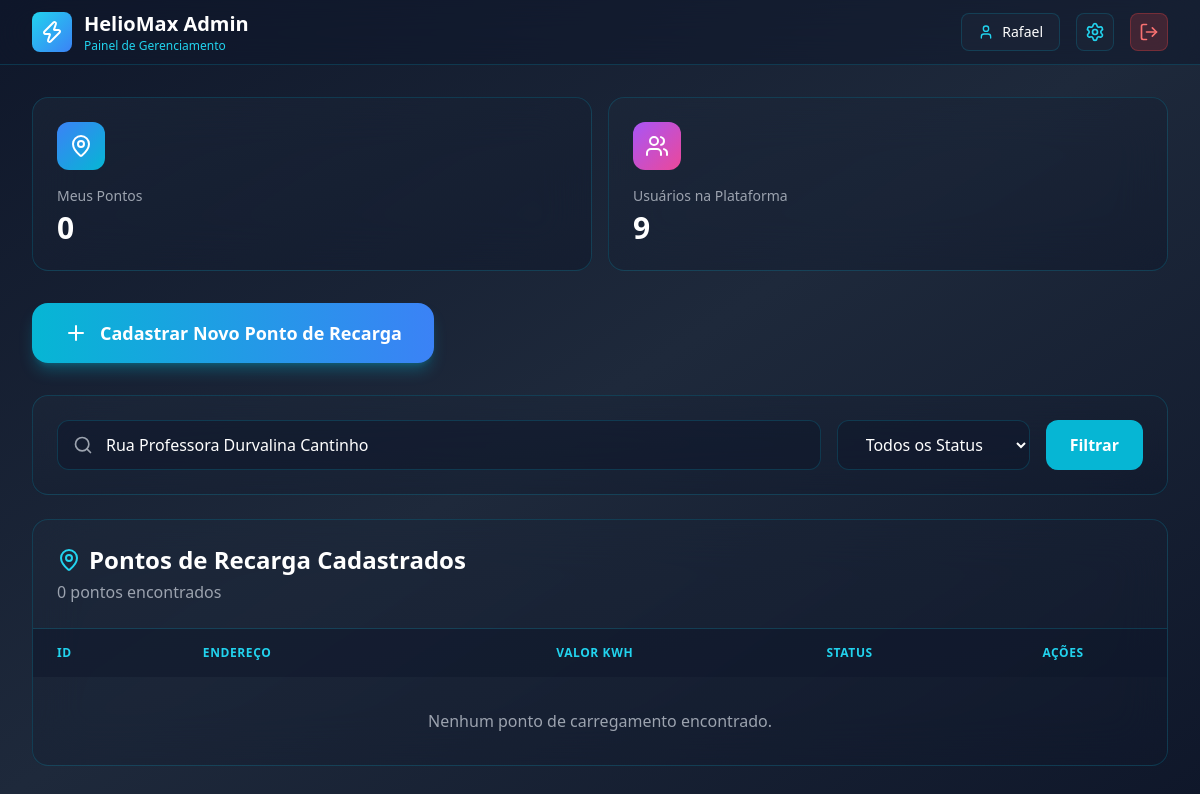
Before: /codigoPWEB/pages/PHP/dashADM.php?busca=Rua Professora Durvalina Cantinho (signed in) with the older database file.
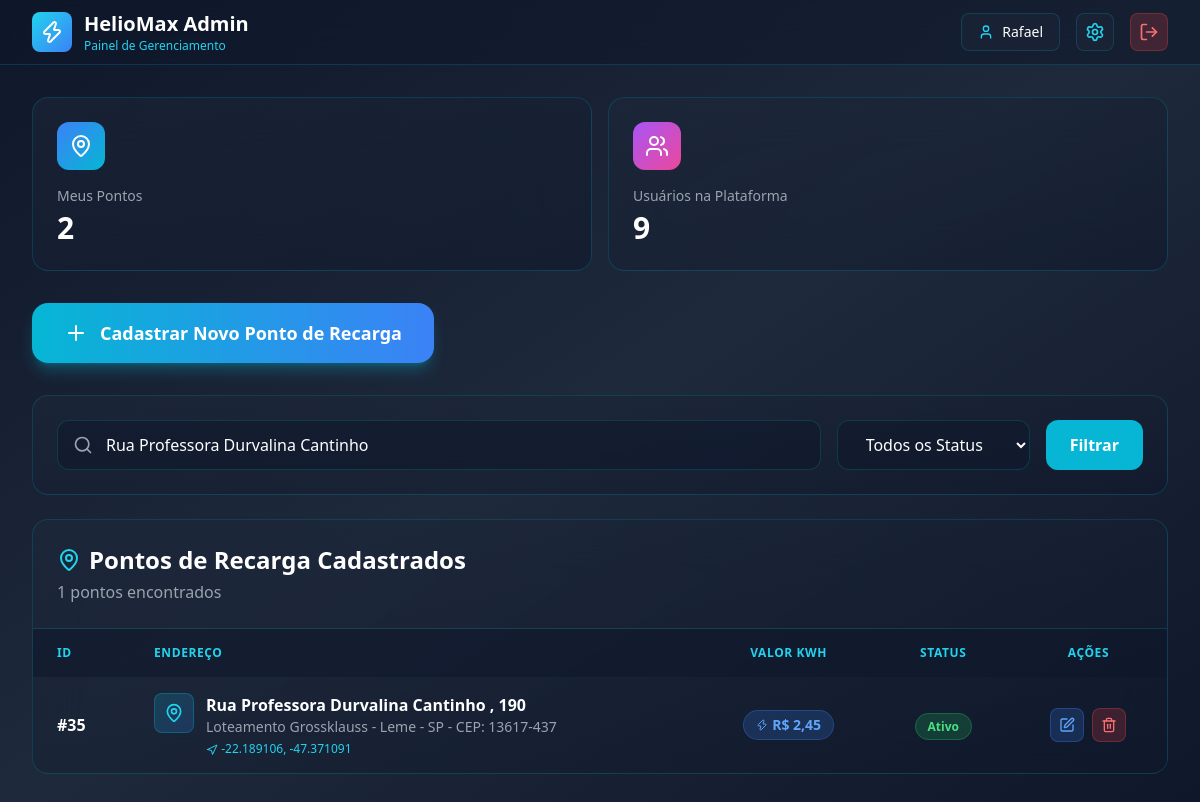
After: the same page with the newer database file.
### tables this page shows
CREATE TABLE `ponto_carregamento` (
  `ID_PONTO` int(11) NOT NULL,
  `CEP` varchar(9) DEFAULT NULL,
  `NUMERO` varchar(10) DEFAULT NULL,
  `COMPLEMENTO` varchar(100) DEFAULT NULL,
  `LOCALIZACAO` int(11) NOT NULL,
  `VALOR_KWH` decimal(18,6) NOT NULL,
  `FK_STATUS_PONTO` int(11) NOT NULL,
  `FK_ID_USUARIO_CADASTRO` int(11) NOT NULL,
  `LATITUDE` decimal(10,8) DEFAULT NULL COMMENT 'Latitude do ponto de carregamento (-90 a 90)',
  `LONGITUDE` decimal(11,8) DEFAULT NULL COMMENT 'Longitude do ponto de carregamento (-180 a 180)'
);

CREATE TABLE `cep` (
  `ID_CEP` int(11) NOT NULL,
  `CEP` varchar(9) DEFAULT NULL,
  `LOGRADOURO` varchar(255) NOT NULL,
  `FK_BAIRRO` int(11) NOT NULL
);

CREATE TABLE `bairro` (
  `ID_BAIRRO` int(11) NOT NULL,
  `NOME` varchar(255) NOT NULL,
  `FK_CIDADE` int(11) NOT NULL
);

CREATE TABLE `cidade` (
  `ID_CIDADE` int(11) NOT NULL,
  `NOME` varchar(50) NOT NULL,
  `FK_ESTADO` int(11) NOT NULL
);

CREATE TABLE `estado` (
  `ID_ESTADO` int(11) NOT NULL,
  `UF` char(2) NOT NULL
);

CREATE TABLE `status_ponto` (
  `ID_STATUS_PONTO` int(11) NOT NULL,
  `DESCRICAO` varchar(50) NOT NULL
);

### codigoPWEB/pages/PHP/dashADM.php (the view, shortened to what the changed rows need)
<?php
$host = '127.0.0.1';
$dbname = 'heliomax';
$username = 'root';
$password = '';
try {
  $pdo = new PDO("mysql:host=$host;dbname=$dbname;charset=utf8mb4", $username, $password);
  $pdo->setAttribute(PDO::ATTR_ERRMODE, PDO::ERRMODE_EXCEPTION);
} catch (PDOException $e) {
  die("Erro na conexão: " . $e->getMessage());
}
$admin_id = $_SESSION['usuario_id'];
$busca = $_GET['busca'] ?? '';
$stmt = $pdo->prepare("SELECT COUNT(*) as total FROM ponto_carregamento WHERE FK_ID_USUARIO_CADASTRO = ?");
$stmt->execute([$admin_id]);
$totalPontos = $stmt->fetch()['total'];
$sql = "SELECT pc.*, sp.DESCRICAO as status_desc, c.LOGRADOURO, b.NOME as bairro, ci.NOME as cidade, e.UF
        FROM ponto_carregamento pc
        LEFT JOIN status_ponto sp ON pc.FK_STATUS_PONTO = sp.ID_STATUS_PONTO
        LEFT JOIN cep c ON pc.LOCALIZACAO = c.ID_CEP
        LEFT JOIN bairro b ON c.FK_BAIRRO = b.ID_BAIRRO
        LEFT JOIN cidade ci ON b.FK_CIDADE = ci.ID_CIDADE
        LEFT JOIN estado e ON ci.FK_ESTADO = e.ID_ESTADO
        WHERE pc.FK_ID_USUARIO_CADASTRO = ?";
$params = [$admin_id];
if ($busca) {
  $sql .= " AND (c.LOGRADOURO LIKE ? OR b.NOME LIKE ? OR ci.NOME LIKE ?)";
  $params = array_merge($params, ["%$busca%", "%$busca%", "%$busca%"]);
}
$sql .= " ORDER BY pc.ID_PONTO DESC";
$stmt = $pdo->prepare($sql);
$stmt->execute($params);
$pontos = $stmt->fetchAll();
?>
<!DOCTYPE html>
<html lang="pt-BR">
<head>
  <script src="https://cdn.tailwindcss.com"></script>
</head>
<body class="min-h-screen bg-gradient-to-br from-slate-900 via-slate-800 to-slate-900">
  <header class="bg-slate-900/50 backdrop-blur-xl border-b border-cyan-500/20 sticky top-0 z-50">
    <div class="max-w-7xl mx-auto px-4 sm:px-6 lg:px-8">
      <div class="flex items-center justify-between h-16">
        <div class="flex items-center gap-3">
          <div>
            <h1 class="text-xl font-bold text-white">HelioMax Admin</h1>
          </div>
        </div>
      </div>
    </div>
  </header>
  <main class="max-w-7xl mx-auto px-4 sm:px-6 lg:px-8 py-8">
    <div class="grid grid-cols-1 sm:grid-cols-2 gap-4 mb-8">
      <div
        class="bg-gradient-to-br from-slate-800/50 to-slate-900/50 backdrop-blur-xl rounded-2xl p-6 border border-cyan-500/20 hover:border-cyan-500/40 transition-all duration-300 hover:scale-105">
        <div class="flex items-center justify-between mb-4">
          <div
            class="w-12 h-12 rounded-xl bg-gradient-to-br from-blue-500 to-cyan-500 flex items-center justify-center">
          </div>
        </div>
        <h3 class="text-gray-400 text-sm mb-1">Meus Pontos</h3>
        <p class="text-3xl font-bold text-white"><?php echo $totalPontos; ?></p>
      </div>
    </div>
    <div
      class="bg-gradient-to-br from-slate-800/50 to-slate-900/50 backdrop-blur-xl rounded-2xl border border-cyan-500/20 overflow-hidden">
      <div class="p-6 border-b border-cyan-500/20">
        <h2 class="text-2xl font-bold text-white flex items-center gap-2">
          <i data-lucide="map-pin" class="w-6 h-6 text-cyan-400"></i>
          Pontos de Recarga Cadastrados
        </h2>
        <p class="text-gray-400 mt-1"><?php echo count($pontos); ?> pontos encontrados</p>
      </div>
      <div class="overflow-x-auto">
        <table class="w-full">
          <thead class="bg-slate-900/50">
            <tr>
              <th class="px-6 py-4 text-left text-xs font-semibold text-cyan-400 uppercase tracking-wider">ID</th>
              <th class="px-6 py-4 text-left text-xs font-semibold text-cyan-400 uppercase tracking-wider">Endereço</th>
              <th
                class="px-6 py-4 text-center text-xs font-semibold text-cyan-400 uppercase tracking-wider hidden sm:table-cell">
                Valor kWh</th>
              <th class="px-6 py-4 text-center text-xs font-semibold text-cyan-400 uppercase tracking-wider">Status</th>
              <th class="px-6 py-4 text-center text-xs font-semibold text-cyan-400 uppercase tracking-wider">Ações</th>
            </tr>
          </thead>
          <tbody class="divide-y divide-cyan-500/10 text-white">
            <?php if (empty($pontos)): ?>
              <tr>
                <td colspan="5" class="px-6 py-8 text-center text-gray-400">
                  Nenhum ponto de carregamento encontrado.
                </td>
              </tr>
            <?php else: ?>
              <?php foreach ($pontos as $ponto): ?>
                <tr class="hover:bg-slate-800/30 transition-colors">
                  <td class="px-6 py-4 font-semibold">#<?php echo $ponto['ID_PONTO']; ?></td>
                  <td class="px-6 py-4">
                    <div class="flex items-start gap-3">
                      <div
                        class="w-10 h-10 bg-gradient-to-br from-cyan-500/20 to-blue-500/20 rounded-lg flex items-center justify-center flex-shrink-0 border border-cyan-500/30">
                        <i data-lucide="map-pin" class="w-5 h-5 text-cyan-400"></i>
                      </div>
                      <div>
                        <p class="font-semibold"><?php echo htmlspecialchars($ponto['LOGRADOURO'] ?? 'Não informado'); ?>
                          <?php if (!empty($ponto['NUMERO'])): ?>,
                            <?php echo htmlspecialchars($ponto['NUMERO']); ?>
                          <?php endif; ?>
                        </p>
                        <p class="text-sm text-gray-400">
                          <?php echo htmlspecialchars($ponto['bairro'] ?? ''); ?> -
                          <?php echo htmlspecialchars($ponto['cidade'] ?? ''); ?> -
                          <?php echo htmlspecialchars($ponto['UF'] ?? ''); ?>
                          <?php if (!empty($ponto['CEP'])): ?> - CEP:
                            <?php echo htmlspecialchars($ponto['CEP']); ?>
                          <?php endif; ?>
                        </p>
                        <?php if (!empty($ponto['LATITUDE']) && !empty($ponto['LONGITUDE'])): ?>
                          <p class="text-xs text-cyan-400 mt-1">
                            <i data-lucide="navigation" class="w-3 h-3 inline-block"></i>
                            <?php echo number_format($ponto['LATITUDE'], 6); ?>,
                            <?php echo number_format($ponto['LONGITUDE'], 6); ?>
                          </p>
                        <?php endif; ?>
                      </div>
                    </div>
                  </td>
                  <td class="px-6 py-4 text-center hidden sm:table-cell">
                    <span
                      class="inline-flex items-center gap-1 px-3 py-1 bg-blue-500/20 text-blue-400 rounded-full text-sm font-semibold border border-blue-500/30">
                      <i data-lucide="zap" class="w-3 h-3"></i>
                      R$ <?php echo number_format($ponto['VALOR_KWH'] ?? 0, 2, ',', '.'); ?>
                    </span>
                  </td>
                  <td class="px-6 py-4 text-center">
                    <?php
                    $status_class = 'bg-gray-500/20 text-gray-400 border-gray-500/30';
                    if ($ponto['status_desc'] === 'Ativo') {
                      $status_class = 'bg-green-500/20 text-green-400 border-green-500/30';
                    } elseif ($ponto['status_desc'] === 'Inativo') {
                      $status_class = 'bg-red-500/20 text-red-400 border-red-500/30';
                    } elseif ($ponto['status_desc'] === 'Em Manutenção') {
                      $status_class = 'bg-yellow-500/20 text-yellow-400 border-yellow-500/30';
                    }
                    ?>
                    <span class="px-3 py-1 rounded-full text-xs font-semibold border <?php echo $status_class; ?>">
                      <?php echo htmlspecialchars($ponto['status_desc'] ?? 'N/A'); ?>
                    </span>
                  </td>
                  <td class="px-6 py-4 text-center">
                    <div class="flex items-center justify-center gap-2">
                      <button onclick='editarPonto(<?php echo json_encode($ponto); ?>)'
                        class="p-2 bg-blue-500/20 hover:bg-blue-500/30 text-blue-400 rounded-lg border border-blue-500/30 hover:border-blue-500/50 transition-colors">
                        <i data-lucide="edit" class="w-4 h-4"></i>
                      </button>
                      <button onclick="confirmarExclusao(<?php echo $ponto['ID_PONTO']; ?>)"
                        class="p-2 bg-red-500/20 hover:bg-red-500/30 text-red-400 rounded-lg border border-red-500/30 hover:border-red-500/50 transition-colors">
                        <i data-lucide="trash-2" class="w-4 h-4"></i>
                      </button>
                    </div>
                  </td>
                </tr>
              <?php endforeach; ?>
            <?php endif; ?>
          </tbody>
        </table>
      </div>
    </div>
  </main>
</body>
</html>

Changed rows visible on the page:
added ponto_carregamento: ID_PONTO "35", LOCALIZACAO.LOGRADOURO "Rua Professora Durvalina Cantinho", NUMERO "190", bairro.NOME "Loteamento Grossklauss", cidade.NOME "Leme", estado.UF "SP", CEP "13617-437", LATITUDE "-22.189106", LONGITUDE "-47.371091", VALOR_KWH "2,45", FK_STATUS_PONTO.DESCRICAO "Ativo"
Other visible differences:
$totalPontos: "0" → "2"
count($pontos): "0" → "1"
text no longer shown: "Nenhum ponto de carregamento encontrado."
